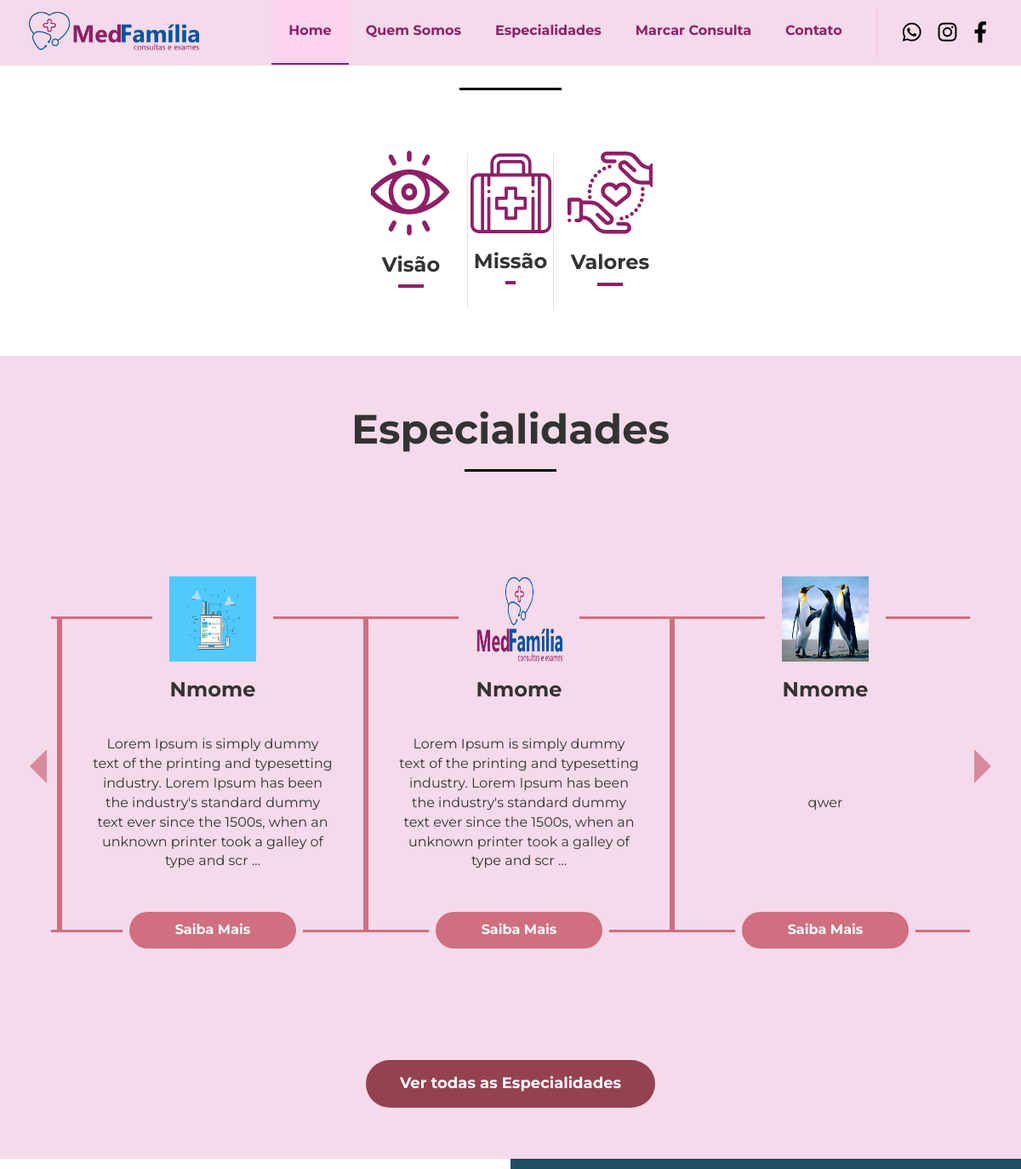
The app's page / (upper part), older data.
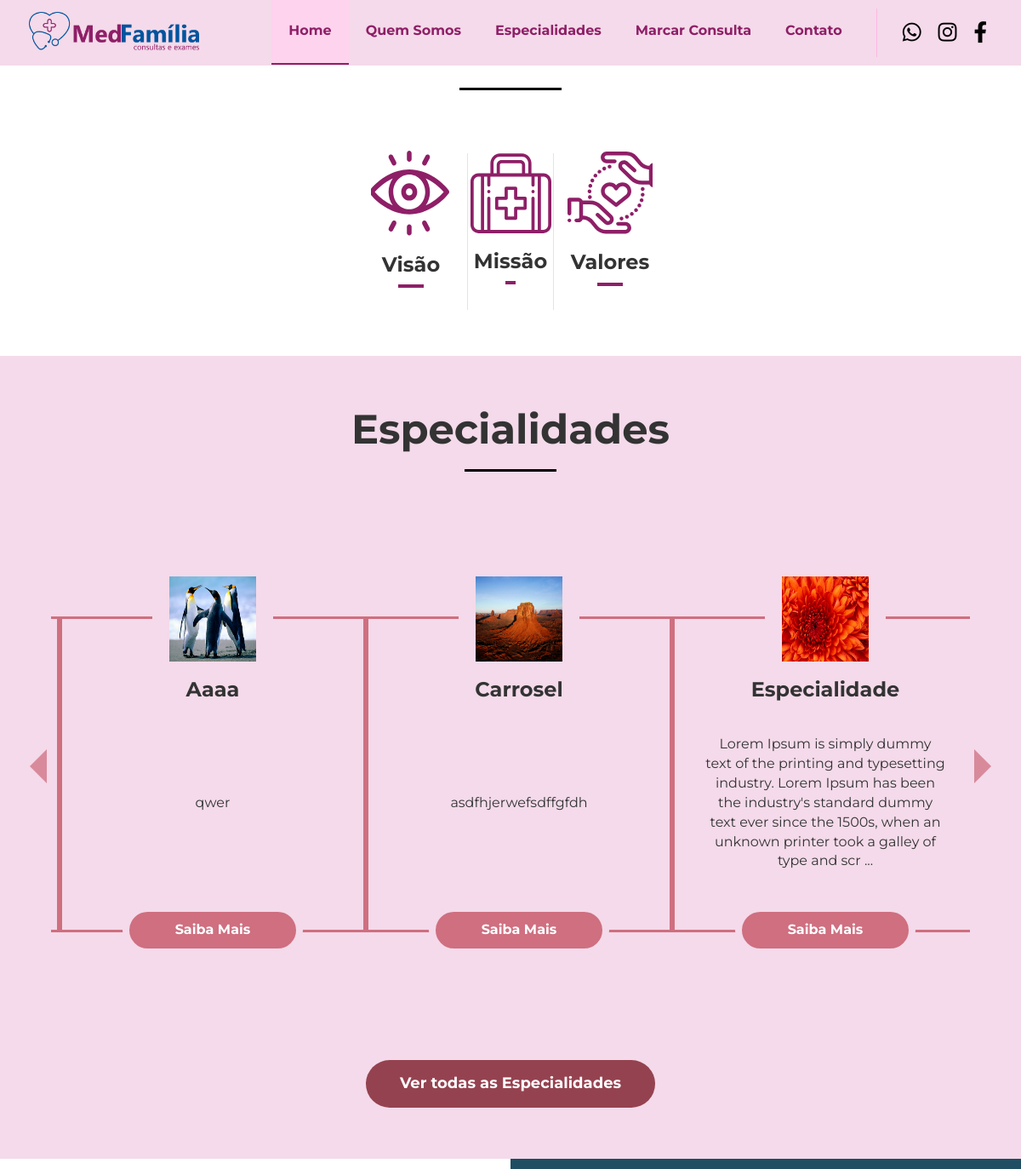
The same page, newer data.
### medfamilia/models.py (models this page shows)
class Especialidade (models.Model):
    nome = models.CharField(max_length=100, verbose_name='Nome')
    descricao = models.TextField(verbose_name='Descrição')
    imagem = models.ImageField(upload_to='especialidades')
    def __str__ (self):
        return self.nome
    class Meta:
        ordering = ['nome']

### medfamilia/views.py (the view, shortened to what this page needs)
# urls.py: path('', views.Index.as_view(), name='index'),
class Index(View):
    def get(self, request):
        try:
            quemSomos = QuemSomos.objects.latest('pk')
        except QuemSomos.DoesNotExist:
            quemSomos = None
        especialidades = Especialidade.objects.all()
        form = ConsultaForm()
        return render(request, 'index.html', {'especialidades': especialidades,
                                              'form': form,
                                              'quemSomos': quemSomos})

### medfamilia/templates/index.html (shortened to what this page needs)
{% extends 'base.html' %}
{% load static %}
{% block css %}
    <link rel="stylesheet" href="https://stackpath.bootstrapcdn.com/bootstrap/4.4.1/css/bootstrap.min.css">
    <link rel="stylesheet" href="https://maxcdn.bootstrapcdn.com/bootstrap/3.3.7/css/bootstrap.min.css">
    <link rel="stylesheet" href="{% static 'css/style.css' %}">
    <link rel="stylesheet" href="{% static 'css/carrossel.css' %}">
    <link rel="stylesheet" href="{% static 'css/slick.css' %}">
    <link rel="stylesheet" href="{% static 'css/slick-theme.css' %}">
    <link rel="stylesheet" href="{% static 'css/bootstrap-datepicker.css' %}">
    <link rel="stylesheet" href="{% static 'css/quem-somos.css' %}">
    <link rel="stylesheet" href="{% static 'css/contato.css' %}">
{% endblock %}
{% block body %}
    <section id="quem-somos">
        <div class="quem-somos-container">
            <h1>Quem Somos</h1>
            <div class="linha-abaixo-titulo"></div>
            <div class="quem-somos-content">
                <div class="quem-somos-card visao">
                    <h3>Visão</h3>
                </div>
                <div class="quem-somos-card missao">
                    <h3>Missão</h3>
                </div>
                <div class="quem-somos-card valores">
                    <h3>Valores</h3>
                </div>
            </div>
        </div>
    </section>
    <section id="especialidades">
        <div class="especialidades-container">
            <h1>Especialidades</h1>
            <div class="linha-abaixo-titulo"></div>
            <div class="carousel-especialidades-content">
                <div class="carousel-especialidades">
                    {% for especialidade in especialidades %}
                        <div class="carousel-especialidade-card">
                            <img src="{{especialidade.imagem.url}}" alt="imagem - {{especialidade.nome}}">
                            <h3 data-toggle="tooltip" data-placement="bottom" title="{{especialidade.nome}}">{{especialidade.nome | truncatechars_html:18}}</h3>
                            <p>{{especialidade.descricao | truncatechars_html:210}}</p>
                            <form action="{% url 'especialidade_especifica' especialidade.id %}">
                                <button class="button-saibamais-carousel-card">Saiba Mais</button>
                            </form>
                        </div>
                    {% endfor %}
                </div>
            </div>
            <div class="botao-todas-especialidades">
                <form action="{% url 'especialidades' %}">
                    <button class="botao-ver-todas-especialidades">Ver todas as Especialidades</button>
                </form>
            </div>
        </div>
    </section>
    <section id="agendar-sua-consulta">
        <div class="agendar-sua-consulta-container">
            <div class="agendar-sua-consulta-content">
                <div class="fluxo-de-processo">
                </div>
                <div class="fluxo-de-processo-botoes" data-aos="fade-right" data-aos-duration="900">
                </div>
            </div>
        </div>
    </section>
{% endblock %}

Row changes from the older to the newer data that the page shows:
no longer on this page (row edited): Especialidade: imagem (picture), nome "Nmome", descricao "Lorem Ipsum is simply dummy text of the printing and typesetting industry. Lorem Ipsum has been the industry's standard dummy text ever since the 1500s, when an unknown printer took a galley of type and scr ..."
changed Especialidade "qwer": nome "Nmome" → "Aaaa"; moves up the list
added Especialidade: imagem (picture), nome "Carrosel", descricao "asdfhjerwefsdffgfdh"
changed Especialidade: imagem: a different picture; nome "Nmome" → "Especialidade"
